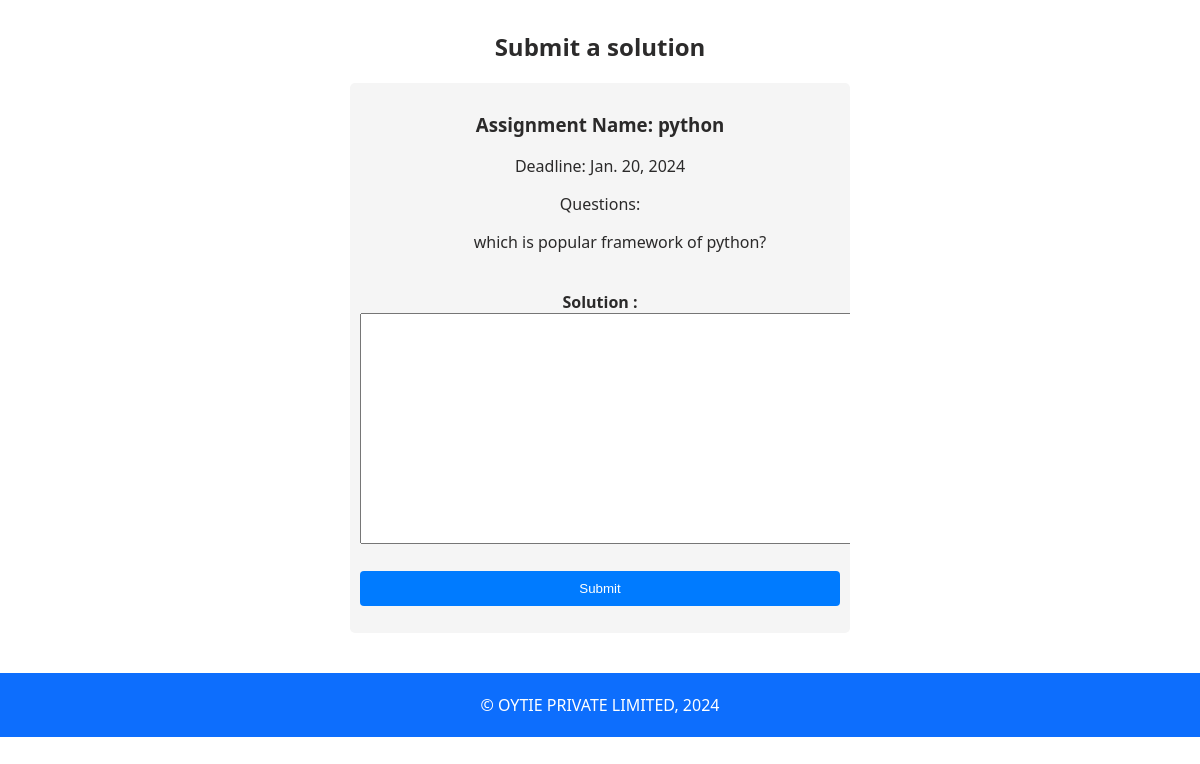
The page /edit_assign/7 on the database its author committed.
### service/models.py (models this page shows)
class Assignment(models.Model):
    name=models.CharField(max_length=50)
    batch=models.ForeignKey("Batch", on_delete=models.CASCADE)
    teacher_id=models.ForeignKey("Teacher", on_delete=models.CASCADE)
    questions=models.TextField(max_length=200)
    deadline=models.DateField()

### assignment_management/views.py (the view)
# urls.py: path('edit_assign/<int:id>',views.edit_assign,name="edit_assign"),
def edit_assign(request,id):
    assignset=Assignment.objects.filter(id=id)
    for assign in assignset:
        assign_name=assign.name
        assign_que=assign.questions
        assign_deadline=assign.deadline
    data={"id":id,"name":assign_name,"que":assign_que,"deadline":assign_deadline}
    return render(request,'edit_assign.html',data)

### templates/edit_assign.html (shortened to what this page needs)
<!DOCTYPE html>
<html lang="en">
<head>
</head>
<body>
    <div class="card-content" align="center">
        <h2 align="center">Submit a solution</h2>
        <div class="card"  >
            <div class="card-content">
                <form id="myForm" method="get" action='{% url "submit_solution" %}'>
                    <div id="assignmentDetails">
                        <h3>Assignment Name: <span id="assignmentName"> {{name}}</span></h3>
                        <p>Deadline: <span id="deadline">{{deadline}}</span></p>
                        <p>Questions: </p>
                        <ul id="questionsList"> {{que}}</ul>
                    </div>
                    <br>
                    <div>
                        <strong>Solution :</strong><br><textarea name="solution" id="Description" cols="60"
                            rows="15"></textarea>
                    </div>
                    <br>
                    <button type="submit">Submit</button> <br>
                </form>
            </div>
        </div>
    </div>
    <footer class="footer">
        <p>&copy; OYTIE PRIVATE LIMITED, 2024</p>
    </footer>
</body>
</html>

### templates/edit_assign.html (style rules this page uses)
.card { width: 500px; height: 550px; border: 0.5px solid #eeeef1; border-style: hidden; border-radius: 5px; overflow: hidden; position: relative; background-color: whitesmoke; }
.card-content { padding: 10px; color: #090808db; z-index: 1; }
body { justify-content: center; align-items: center; height: 50vh; margin: 0; font-family: 'Segoe UI', Tahoma, Geneva, Verdana, sans-serif; }
button { width: 100%; padding: 10px; border: none; border-radius: 4px; background-color: #007bff; color: #fff; cursor: pointer; transition: background-color 0.3s ease; margin-bottom: 20px; }
.footer { background: #0d6efd; width: 100%; padding: 5px 0; margin-top: 30px; text-align: center; height: fit-content; color: #fff; }
.footer p { display: flex; justify-content: center; align-items: center; text-align: center; }

### rows shown on the page
Assignment: name "python", deadline "Jan. 20, 2024", questions "which is popular framework of python?"
